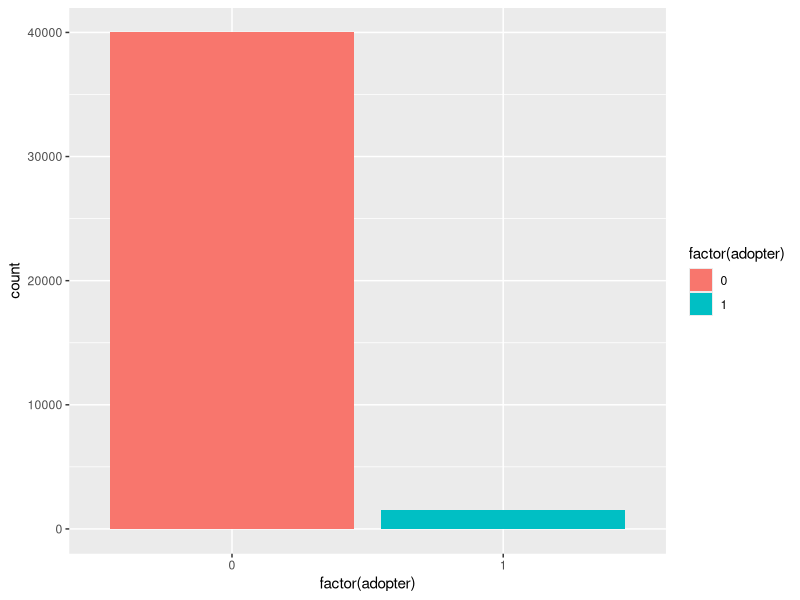

The R source for this figure:
## ---- chunk 1
knitr::opts_chunk$set(echo = TRUE)
library(tidyverse)
library(ggplot2)
library(caret)
data <- read_csv("XYZData.csv")
## ---- chunk 2
summary(data |> select(-user_id))
## ---- chunk 3
sum(is.na(data))
## ---- chunk 4
# pie chart for adopter to see the proportion
ggplot(data, aes(x = factor(adopter), fill = factor(adopter))) +
  geom_bar()
## ---- chunk 5
num_class1 <- data |> filter(adopter==1) |> count()
as.numeric(100*num_class1/count(data))  # in percentage
## ---- chunk 6
# Create a correlation matrix
cor_matrix <- round(cor(data[,2:27]),2)
# Find the top 5 correlated column pairs
top_cor <- findCorrelation(cor_matrix, cutoff = 0.5, names = TRUE)
# Print the top correlated column pairs
print(top_cor)
## ---- chunk 7

## ---- chunk 8

## ---- chunk 9

## ---- chunk 10

